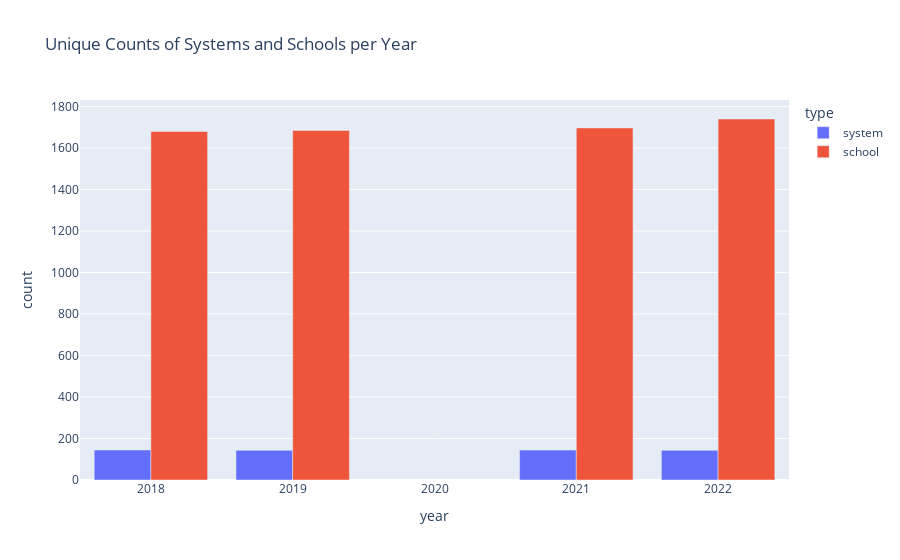

The notebook cell this image was saved under:
### Markdown cell above
### State-Wide District and School Counts

### Code cell
# Calculate the number of unique systems and schools in each year
unique_counts = assessments.groupby('year').agg({'system': pd.Series.nunique, 'school': pd.Series.nunique}).reset_index()

# Melt the DataFrame to get it in the right format for plotting
melted_counts = unique_counts.melt(id_vars='year', var_name='type', value_name='count')

# Create a bar chart with Plotly
fig = px.bar(melted_counts, x='year', y='count', color='type', barmode='group', title='Unique Counts of Systems and Schools per Year')

# Show the chart
fig.show()

### Figure 1 — Plotly figure (JSON) as saved in the notebook; plotly's stock layout.template omitted (floating-point values rounded to 4 significant figures)
{"data": [{"alignmentgroup": "True", "hovertemplate": "type=system<br>year=%{x}<br>count=%{y}<extra></extra>", "legendgroup": "system", "marker": {"color": "#636efa", "pattern": {"shape": ""}}, "name": "system", "offsetgroup": "system", "orientation": "v", "showlegend": true, "textposition": "auto", "type": "bar", "x": [2018, 2019, 2021, 2022], "xaxis": "x", "y": [145, 143, 144, 143], "yaxis": "y"}, {"alignmentgroup": "True", "hovertemplate": "type=school<br>year=%{x}<br>count=%{y}<extra></extra>", "legendgroup": "school", "marker": {"color": "#EF553B", "pattern": {"shape": ""}}, "name": "school", "offsetgroup": "school", "orientation": "v", "showlegend": true, "textposition": "auto", "type": "bar", "x": [2018, 2019, 2021, 2022], "xaxis": "x", "y": [1680, 1685, 1697, 1740], "yaxis": "y"}], "layout": {"barmode": "group", "legend": {"title": {"text": "type"}, "tracegroupgap": 0}, "title": {"text": "Unique Counts of Systems and Schools per Year"}, "xaxis": {"anchor": "y", "domain": [0, 1], "title": {"text": "year"}}, "yaxis": {"anchor": "x", "domain": [0, 1], "title": {"text": "count"}}}}
